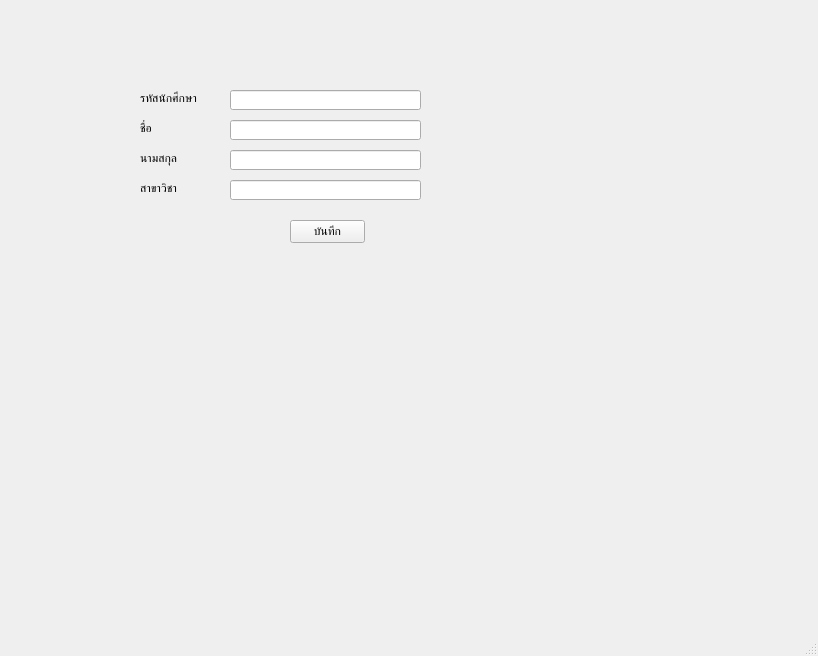
<?xml version="1.0" encoding="UTF-8"?>
<ui version="4.0">
 <class>MainWindow</class>
 <widget class="QMainWindow" name="MainWindow">
  <property name="geometry">
   <rect>
    <x>0</x>
    <y>0</y>
    <width>818</width>
    <height>656</height>
   </rect>
  </property>
  <property name="windowTitle">
   <string>MainWindow</string>
  </property>
  <widget class="QWidget" name="centralwidget">
   <widget class="QLabel" name="label">
    <property name="geometry">
     <rect>
      <x>140</x>
      <y>90</y>
      <width>81</width>
      <height>16</height>
     </rect>
    </property>
    <property name="font">
     <font>
      <family>Tahoma</family>
     </font>
    </property>
    <property name="text">
     <string>รหัสนักศึกษา</string>
    </property>
   </widget>
   <widget class="QLabel" name="label_2">
    <property name="geometry">
     <rect>
      <x>140</x>
      <y>120</y>
      <width>81</width>
      <height>16</height>
     </rect>
    </property>
    <property name="font">
     <font>
      <family>Tahoma</family>
     </font>
    </property>
    <property name="text">
     <string>ชื่อ</string>
    </property>
   </widget>
   <widget class="QLabel" name="label_3">
    <property name="geometry">
     <rect>
      <x>140</x>
      <y>150</y>
      <width>81</width>
      <height>16</height>
     </rect>
    </property>
    <property name="font">
     <font>
      <family>Tahoma</family>
     </font>
    </property>
    <property name="text">
     <string>นามสกุล</string>
    </property>
   </widget>
   <widget class="QLabel" name="label_4">
    <property name="geometry">
     <rect>
      <x>140</x>
      <y>180</y>
      <width>81</width>
      <height>16</height>
     </rect>
    </property>
    <property name="font">
     <font>
      <family>Tahoma</family>
     </font>
    </property>
    <property name="text">
     <string>สาขาวิชา</string>
    </property>
   </widget>
   <widget class="QPushButton" name="pushButton">
    <property name="geometry">
     <rect>
      <x>290</x>
      <y>220</y>
      <width>75</width>
      <height>23</height>
     </rect>
    </property>
    <property name="font">
     <font>
      <family>Segoe Script</family>
     </font>
    </property>
    <property name="text">
     <string>บันทึก</string>
    </property>
   </widget>
   <widget class="QLineEdit" name="lineEdit">
    <property name="geometry">
     <rect>
      <x>230</x>
      <y>90</y>
      <width>191</width>
      <height>20</height>
     </rect>
    </property>
   </widget>
   <widget class="QLineEdit" name="lineEdit_2">
    <property name="geometry">
     <rect>
      <x>230</x>
      <y>120</y>
      <width>191</width>
      <height>20</height>
     </rect>
    </property>
   </widget>
   <widget class="QLineEdit" name="lineEdit_3">
    <property name="geometry">
     <rect>
      <x>230</x>
      <y>150</y>
      <width>191</width>
      <height>20</height>
     </rect>
    </property>
   </widget>
   <widget class="QLineEdit" name="lineEdit_4">
    <property name="geometry">
     <rect>
      <x>230</x>
      <y>180</y>
      <width>191</width>
      <height>20</height>
     </rect>
    </property>
   </widget>
  </widget>
  <widget class="QMenuBar" name="menubar">
   <property name="geometry">
    <rect>
     <x>0</x>
     <y>0</y>
     <width>818</width>
     <height>21</height>
    </rect>
   </property>
  </widget>
  <widget class="QStatusBar" name="statusbar"/>
 </widget>
 <resources/>
 <connections/>
</ui>
